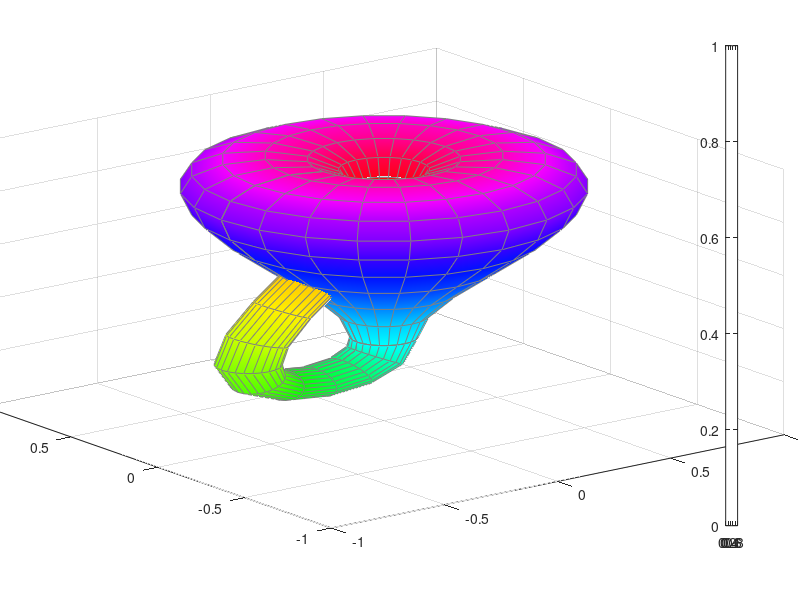

Recreate this plot in MATLAB. (Note: this script raises an error after producing the figure.)
%% CHAPTER 4, INTERACTION BTWEEN LIGHT, TRANSPARENCY AND VIEW
%   3165_04_04
%   Copyright 2012 Packt Publishing
%   $Revision: 1 $
%   $Date: 2012-03-19 24:00:00

%% Add path to utilities
addpath([pwd '\..\..\..\utilities']);

%% Construct the Klein bottle
n = 12;
a = .2;                         % the diameter of the small tube
c = .6;                         % the diameter of the bulb
t1 = pi/4 : pi/n : 5*pi/4;      % parameter along the tube
t2 = 5*pi/4 : pi/n : 9*pi/4;    % angle around the tube
u  = pi/2 : pi/n : 5*pi/2;
[X,Z1] = meshgrid(t1,u);
[Y,Z2] = meshgrid(t2,u);
% The handle
len = sqrt(sin(X).^2 + cos(2*X).^2);
x1 = c*ones(size(X)).*(cos(X).*sin(X) ...
    - 0.5*ones(size(X))+a*sin(Z1).*sin(X)./len);
y1 = a*c*cos(Z1).*ones(size(X));
z1 = ones(size(X)).*cos(X) + a*c*sin(Z1).*cos(2*X)./len;
% The bulb
r = sin(Y) .* cos(Y) - (a + 1/2) * ones(size(Y));
x2 = c * sin(Z2) .* r;
y2 = - c * cos(Z2) .* r;
z2 = ones(size(Y)) .* cos(Y);

%% Make a plot of the Klein bottle
% choose the axis
axes('position',[-.02 .12 1 .8]);
% construct the two components of the Klein bottle (body and handle) using
% surface objects
handleHndl=surf(x1,y1,z1,X); shading interp;
hold on;
bulbHndl=surf(x2,y2,z2,Y);shading interp;
colormap(hsv);
% set properties of the Klein bottle
set(handleHndl,'EdgeColor',[.5 .5 .5]);
set(bulbHndl,'EdgeColor',[.5 .5 .5])

colorbar('position',[0.9071    0.1238    0.0149    0.8000]);
% make front faces more transparent than the back faces
set(handleHndl,'alphadata',y1,'facealpha','interp');
set(bulbHndl,'alphadata',y2,'facealpha','interp');

% freezes aspect ratio properties to enable rotation of
%        3-D objects and overrides stretch-to-fill.
axis vis3d
% set the view
view(13,-18);
% do not show the axis
axis off 
% zoom by a certain factor
zoom(1.4);

% add two light sources (position defined in terms of data coordinates)
light('Position',[.5 .5 .5]);
light('Position',[-.67 -.1 -.7]);

% add annotation
h=annotation('textbox','position',[.06 .04 .95 .1],...
    'String',{'The Klein Bottle with surface transparency proportional',...
              'to y coordinate. Two light sources have been used.'},'linestyle','none', 'fontsize',14);

set(gcf,'color',[1 1 1],'paperpositionmode','auto');
print(gcf,'-dpng',['./../3165_04_Images/3165_04_04_1.png']);

% delete previous annotation
delete(h); 
% rotate camera to bring less trnasparent surface closer to viewer
campos([1.5017   14.2881    3.7572]);
% add new annottation
annotation('textbox','position',[.06 .04 .95 .1],...
    'String',{'The Klein Bottle with surface transparency proportional',...
              'to y coordinate. Less transparent surface brought forward.'},'linestyle','none', 'fontsize',14);
print(gcf,'-dpng',['./../3165_04_Images/3165_04_04_2.png']);

